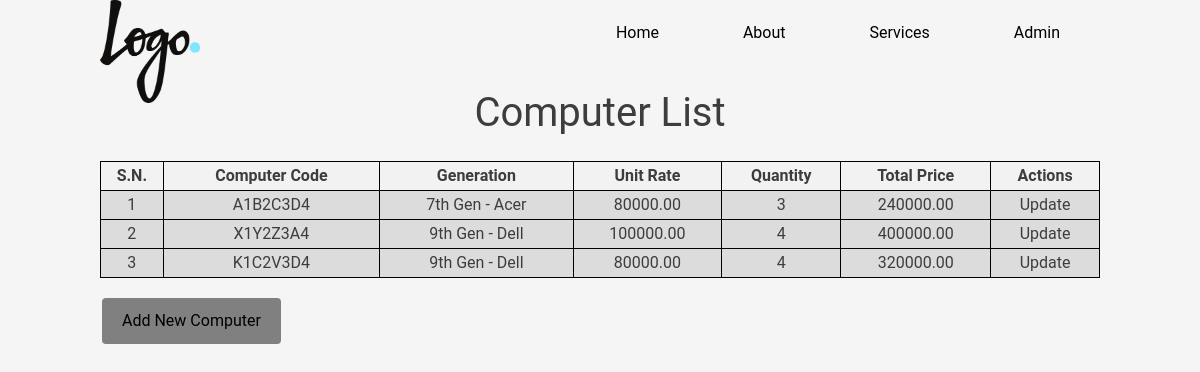
Page /list/ on the committed database.
### computer/models.py (models this page shows, shortened)
class Computer(models.Model):
    computer_code = models.CharField(max_length=100, unique=True)
    computer = models.ForeignKey(ComputerSpecification, on_delete=models.CASCADE)
    quantity = models.IntegerField()
    unit_rate = models.DecimalField(max_digits=10, decimal_places=2)
    total_price = models.DecimalField(max_digits=10, decimal_places=2, blank=True, null=True)

class ComputerSpecification(models.Model):
    generation = models.CharField(max_length=100)
    price_min = models.DecimalField(max_digits=10, decimal_places=2)
    price_max = models.DecimalField(max_digits=10, decimal_places=2)
    ram = models.IntegerField()
    brand = models.ForeignKey(ComputerBrand, on_delete=models.CASCADE)
    def __str__(self):
        return f"{self.generation} - {self.brand.brand_name}"

class ComputerBrand(models.Model):
    brand_name = models.CharField(max_length=100)
    logo = models.ImageField(upload_to='brand_logos/', null=True, blank=True)

### computer/views.py (the view)
# urls.py: path('list/', ComputerListView.as_view(), name='computer_list'),
class ComputerListView(ListView):
    model = Computer
    template_name = 'computer_list.html'
    context_object_name = 'computers'

### computer/templates/computer_list.html (shortened to what this page needs)
<!DOCTYPE html>
<html lang="en">
<head>
    <link href="../static/tailwind.css" rel="stylesheet">
</head>
<body>
{% load static %}
    <div class="site-wrapper">
        <header class="site-header">
          <div class="container clearfix">
            <div class="logo">
              <a onclick="reloadpage()"><img src="{% static 'Logo_TV_2015.svg.png'%}" alt=""></a>
            </div>
            <nav class="main-menu">
              <ul>
                <li><a href="">Home</a></li>
                <li><a href="">About</a></li>
                <li><a href="">Services</a></li>
                <li><a onclick="window.location.href='{% url 'admin:index' %}'">Admin</a></li>
              </ul>
            </nav>
          </div>
        </header>
        <h1 >Computer List</h1 >
        <table >
        <thead>
            <tr>
                <th>S.N.</th>
                <th>Computer Code</th>
                <th>Generation</th>
                <th>Unit Rate</th>
                <th>Quantity</th>
                <th>Total Price</th>
                <th>Actions</th>
            </tr>
        </thead>
        <tbody>
            {% for computer in computers %}
                <tr>
                    <td>{{ forloop.counter }}</td>
                    <td>{{ computer.computer_code }}</td>
                    <td>{{ computer.computer }}</td>
                    <td>{{ computer.unit_rate }}</td>
                    <td>{{ computer.quantity }}</td>
                    <td>{{ computer.total_price }}</td>
                    <td><form action="{% url 'computer_update' computer.pk %}" method="get">
                        <button>Update</button>
                    </form></td>
                </tr>
            {% endfor %}
        </tbody>
        </table>
        <form action="{% url 'computer_create' %}" method="get">
            <button class="form-button" type="submit">Add New Computer</button>
        </form>
    </div>
</body>
</html>

### computer/templates/computer_list.html (style rules this page uses)
html, body { margin: 0; padding: 0; font-family: 'Roboto', 'Sans Serif', serif; font-weight: 400; }
* { -webkit-box-sizing: border-box; -moz-box-sizing: border-box; box-sizing: border-box; }
a { -webkit-transition: 0.3s all cubic-bezier(0.66, 0.04, 0.5, 1.08); -moz-transition: 0.3s all cubic-bezier(0.66, 0.04, 0.5, 1.08); transition: 0.3s all cubic-bezier(0.66, 0.04, 0.5, 1.08); text-decoration: none; }
img { max-width: 100%; }
h1 { text-align: center; margin-bottom: 35px; font-size: 40px; }
.clearfix:before, .clearfix:after { clear: both; display: block; content: ""; }
body { font-size: 16px; color: #3d3d3d; line-height: 26px; background-color: #f5f5f5; }
.site-wrapper { max-width: 1000px; margin: 0 auto; }
.site-header { background: #f5f5f5; width: 100%; }
.site-header>.container { width: 100%; }
.site-header .container .logo { height: 100px; width: 100px; float: left; }
.site-header .main-menu ul { list-style: none; float: right; padding: 0; }
.site-header .main-menu>ul>li { display: inline-block; padding: 20px 10px; }
.site-header .main-menu ul li a { padding: 20px 30px; color: black; }
table { border-collapse: collapse; width: 100%; }
th, td { border: 1px solid black; padding: 1px; text-align: center; background-color: gainsboro; }
th { background-color: #f2f2f2; }
.form-button { background-color: gray; border: none; color: black; padding: 10px 20px; text-align: center; text-decoration: none; display: inline-block; font-size: 16px; margin: 20px 2px; cursor: pointer; border-radius: 4px; }

### rows in the picture
Computer: computer_code "A1B2C3D4", computer "7th Gen - Acer", unit_rate "80000.00", quantity "3", total_price "240000.00"
Computer: computer_code "X1Y2Z3A4", computer "9th Gen - Dell", unit_rate "100000.00", quantity "4", total_price "400000.00"
Computer: computer_code "K1C2V3D4", computer "9th Gen - Dell", unit_rate "80000.00", quantity "4", total_price "320000.00"
